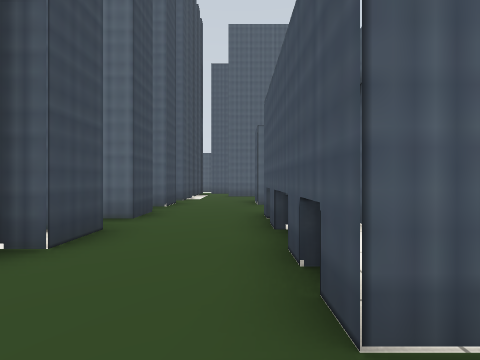
view 1 (above)

14 first-person views from a walk through a world built for the Gazebo simulator. The camera is 0.72 m above the floor, looks level and sees 90° across. The floor is counted in squares, 1 m on a side. Each view is taken from the middle of a square. On the plan, view 1 faces up. The plan holds only what a view shows up to about 9 squares ahead; the rest is blank.

view 2
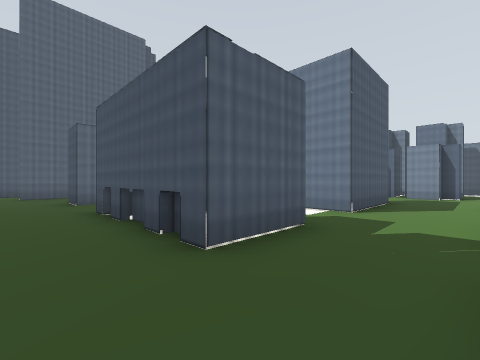

view 3
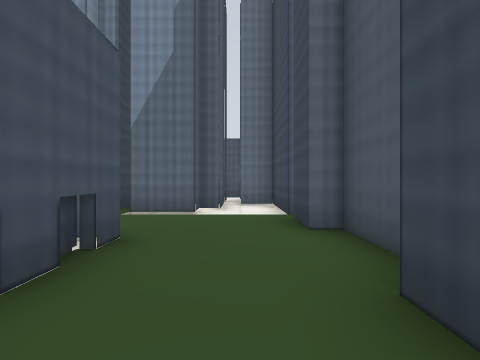

view 4
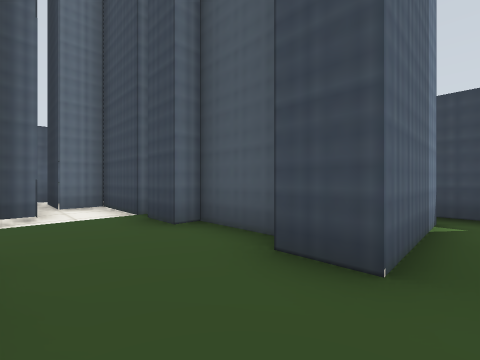

view 5
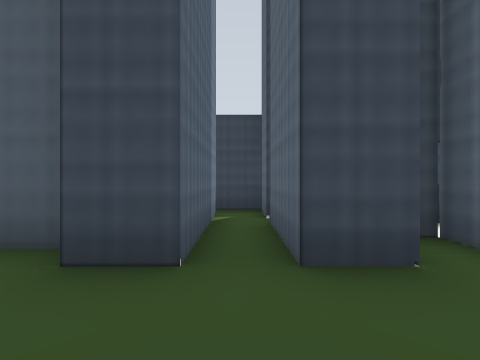

view 6
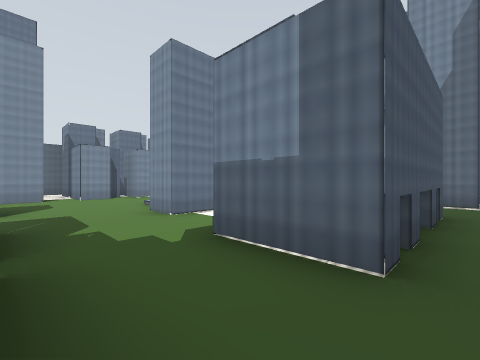

view 7
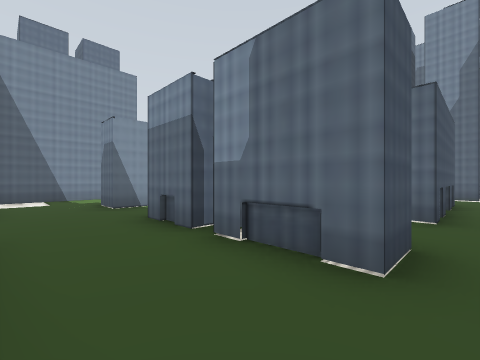

view 8
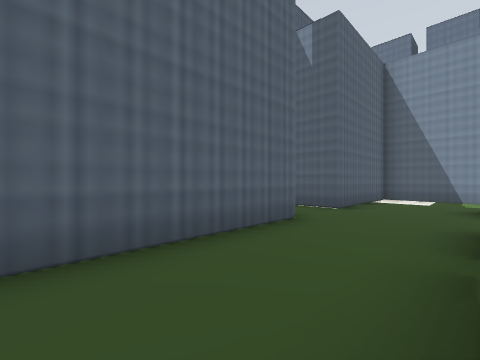

view 9
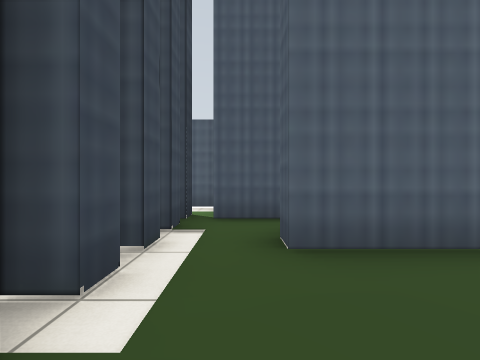

view 10
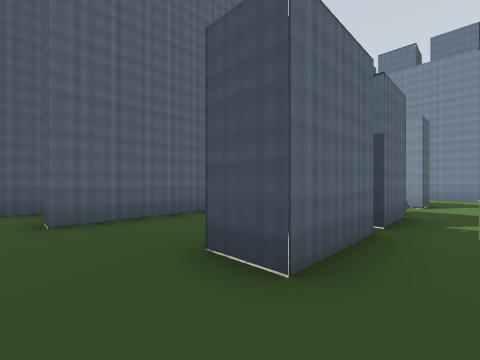

view 11
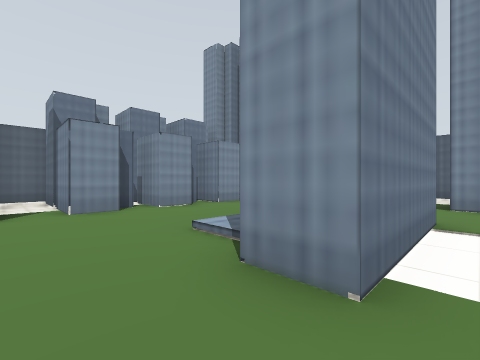

view 12
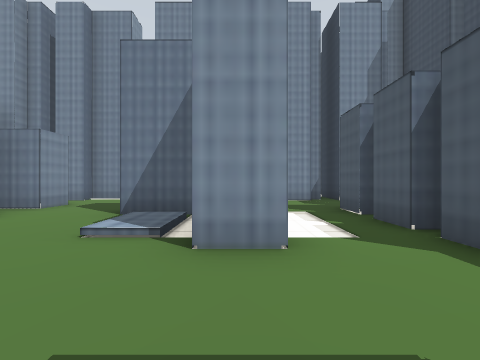

view 13
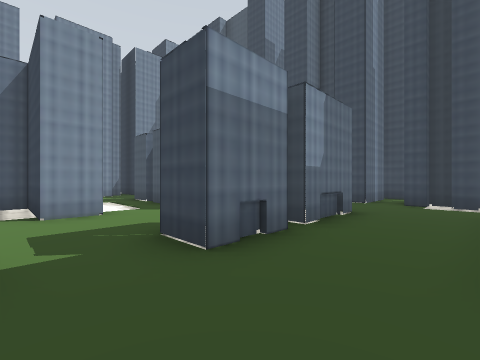

view 14
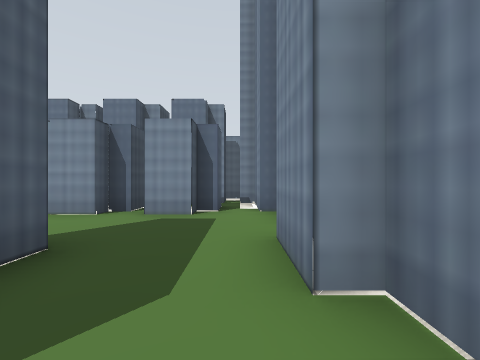

### Floor plan
Ten units are one square. View 1 is at (0, 0); x grows to the right and y downward. Boxes are objects, and circles mark ways between rooms. Rooms are numbered by the first view taken in them; rooms with no view inside come last. Other rooms are left out.
<svg viewBox="-65 -130 195 184">
<path fill="none" stroke="#000" d="M-20 10 -20 33 -10 33 -10 49M-20 -55 -20 -45 -40 -45M25 -10 5 -10 5 -50M-50 -35 -20 -35 -20 -25 -25 -25 -25 -5 -20 -5 -20 5M-45 -45 -55 -45M-5 32 -5 19 0 19 0 15 15 15M-60 -46 -60 -34M7 -15 7 -20M7 -29 7 -35M25 -70 5 -70 5 -80 25 -80M25 -45 25 -40M30 -80 45 -80 45 -70 30 -70M25 -35 25 -25M5 -50 25 -50M75 -70 65 -70 65 -80 75 -80M54 -20 75 -20M25 -20 25 -10M40 -105 -5 -105 -5 -110M55 -10 45 -10 45 -45 55 -45M100 -60 100 -105 60 -105 60 -118M100 -40 100 -50M-20 -90 -20 -85M-20 -100 -20 -95 -25 -95 -25 -90M100 -20 100 -30M25 15 45 15M-2 -125 -15 -125M-20 -110 -20 -105M-40 -75 -20 -75 -20 -65M65 19 65 15M-20 -120 -20 -115M-45 -81 -45 -76M-20 -65 -30 -65M75 -10 55 -10M65 15 80 15M94 19 105 19M59 19 65 19M105 15 114 15M105 -15 105 -20M114 5 105 5 105 0 100 0 100 -10M125 15 125 10"/>
<circle cx="15" cy="5" r="3" fill="#2a7"/>
<circle cx="-5" cy="-50" r="3" fill="#2a7"/>
<circle cx="-5" cy="-70" r="3" fill="#2a7"/>
<circle cx="15" cy="-60" r="3" fill="#2a7"/>
<circle cx="65" cy="5" r="3" fill="#2a7"/>
<circle cx="85" cy="-15" r="3" fill="#2a7"/>
<text x="-10" y="-20">1</text>
<text x="40" y="-60">2</text>
<text x="-10" y="-60">3</text>
<text x="80" y="0">4</text>
</svg>
Room 1 opens to room 2. Room 1 opens to room 3. Room 2 opens to room 3. Room 2 opens to room 4.

Where each view was taken, in squares from view 1:
view 1: 0 up, 0 right, facing up
view 2: 1 down, 1 left, facing up-right
view 3: 4 up, 1 left, facing down
view 4: 4 up, 0 right, facing down-left
view 5: 4 up, 0 right, facing left
view 6: 7 up, 0 right, facing down-right
view 7: 10 up, 0 right, facing down-right
view 8: 8 up, 0 right, facing up-right
view 9: 8 up, 1 left, facing up
view 10: 6 up, 1 left, facing up-right
view 11: 6 up, 4 right, facing down-right
view 12: 7 up, 5 right, facing down
view 13: 10 up, 6 right, facing down-left
view 14: 1 down, 5 right, facing right
